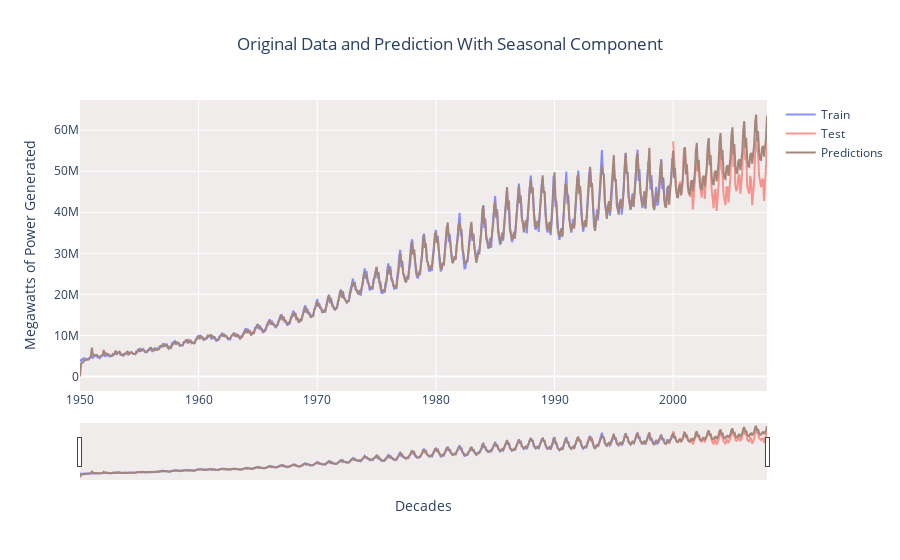

Source (notebook cell):
### Code cell
fig = go.Figure()
fig.add_trace(go.Scatter(x=train2.index, y=train2, mode='lines',opacity=0.75, name="Train"))
fig.add_trace(go.Scatter(x=test2.index, y=test2, mode='lines',line_color='#F8766D', opacity=0.75,name="Test"))
fig.add_trace(go.Scatter(x=predictions_seasonal.index, y=predictions_seasonal, mode='lines',
                        line_color='#A6857A', name="Predictions"))
fig.update_xaxes(rangeslider_visible=True)
fig.update_layout(
    yaxis_title="Megawatts of Power Generated ", 
    xaxis_title="Decades",
    title="Original Data and Prediction With Seasonal Component",
    title_x=0.5
)
fig.update_layout(plot_bgcolor='#F0ECEC')
fig.show()
